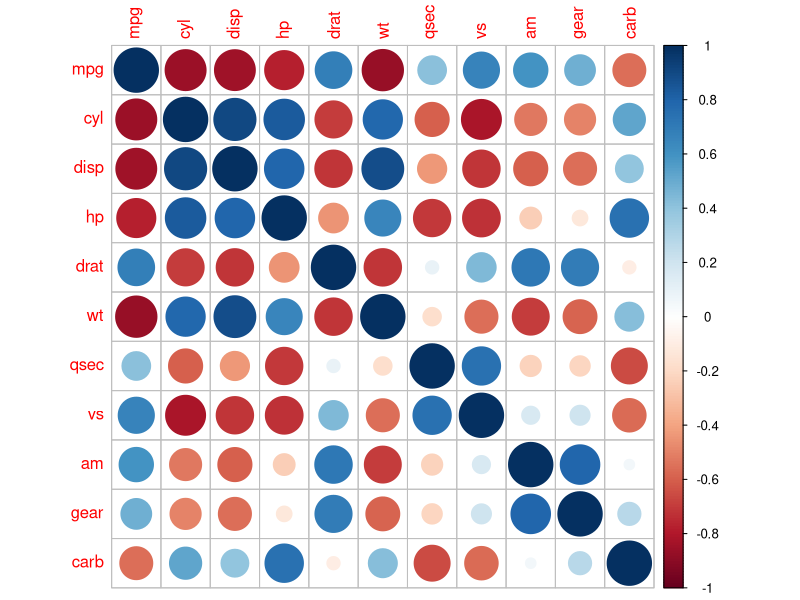
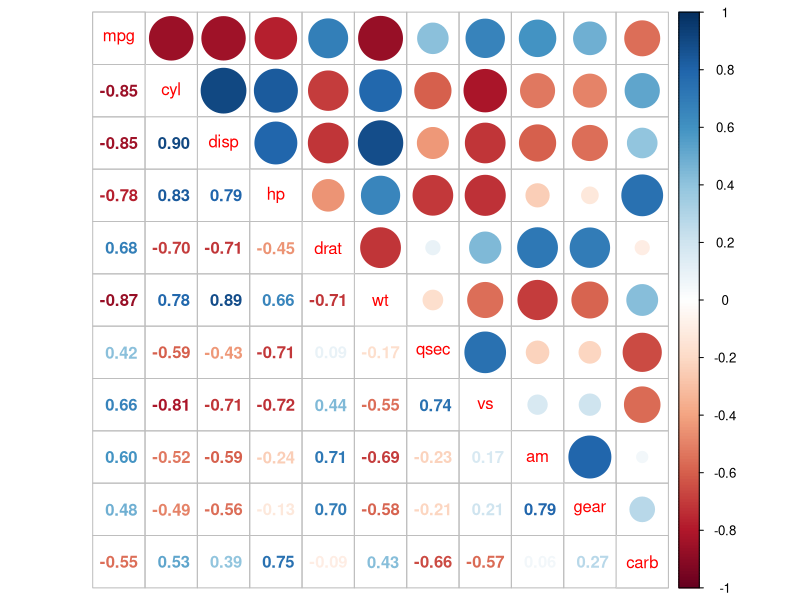
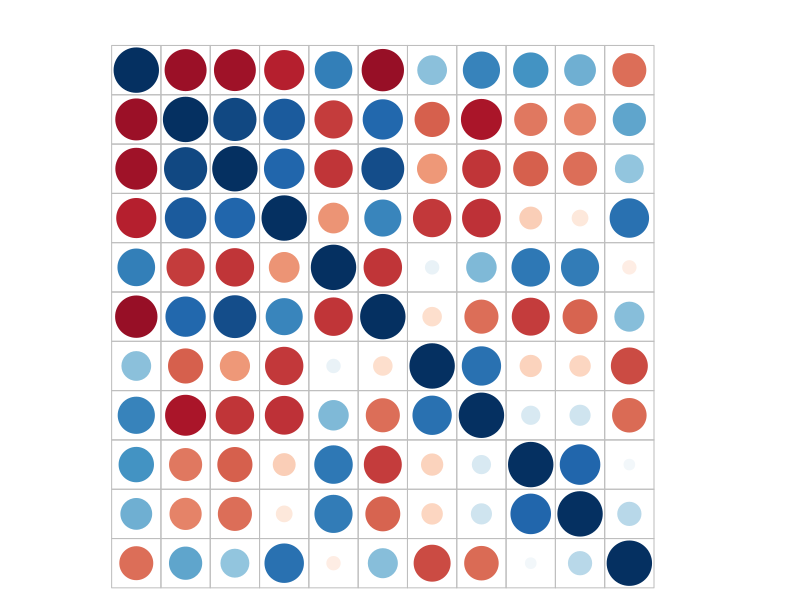

Reproduce these figures in R, in order. (Note: this script raises an error after producing the figures.)
#Source:
#http://cran.r-project.org/web/packages/corrplot/vignettes/corrplot-intro.html
#
library(corrplot)
M <- cor(mtcars)
corrplot(M, method = "circle")
# I personally think this is one of the most useful plot.
corrplot.mixed(M)

cor.mtest <- function(mat, conf.level = 0.95) {
     mat <- as.matrix(mat)
     n <- ncol(mat)
     p.mat <- lowCI.mat <- uppCI.mat <- matrix(NA, n, n)
     diag(p.mat) <- 0
     diag(lowCI.mat) <- diag(uppCI.mat) <- 1
     for (i in 1:(n - 1)) {
          for (j in (i + 1):n) {
               tmp <- cor.test(mat[, i], mat[, j], conf.level = conf.level)
               p.mat[i, j] <- p.mat[j, i] <- tmp$p.value
               lowCI.mat[i, j] <- lowCI.mat[j, i] <- tmp$conf.int[1]
               uppCI.mat[i, j] <- uppCI.mat[j, i] <- tmp$conf.int[2]
          }
     }
     return(list(p.mat, lowCI.mat, uppCI.mat))
}

res1 <- cor.mtest(mtcars, 0.95)
res2 <- cor.mtest(mtcars, 0.99)
## specialized the insignificant value according to the significant level
corrplot(M, p.mat = res1[[1]], sig.level = 0.2)
